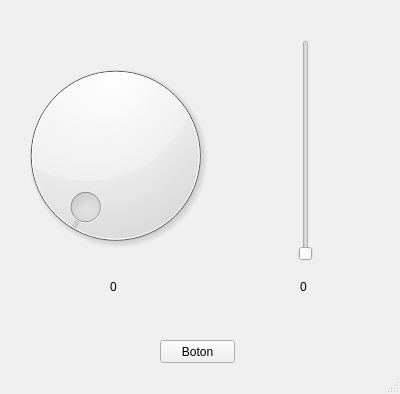
<?xml version="1.0" encoding="UTF-8"?>
<ui version="4.0">
 <class>MainWindow</class>
 <widget class="QMainWindow" name="MainWindow">
  <property name="enabled">
   <bool>true</bool>
  </property>
  <property name="geometry">
   <rect>
    <x>0</x>
    <y>0</y>
    <width>400</width>
    <height>394</height>
   </rect>
  </property>
  <property name="windowTitle">
   <string>MainWindow</string>
  </property>
  <widget class="QWidget" name="centralwidget">
   <widget class="QPushButton" name="boton">
    <property name="geometry">
     <rect>
      <x>160</x>
      <y>340</y>
      <width>75</width>
      <height>23</height>
     </rect>
    </property>
    <property name="text">
     <string>Boton</string>
    </property>
   </widget>
   <widget class="QDial" name="servo1">
    <property name="geometry">
     <rect>
      <x>10</x>
      <y>50</y>
      <width>211</width>
      <height>211</height>
     </rect>
    </property>
   </widget>
   <widget class="QSlider" name="servo2">
    <property name="geometry">
     <rect>
      <x>270</x>
      <y>40</y>
      <width>71</width>
      <height>221</height>
     </rect>
    </property>
    <property name="orientation">
     <enum>Qt::Vertical</enum>
    </property>
   </widget>
   <widget class="QLabel" name="lbl_servo1">
    <property name="geometry">
     <rect>
      <x>90</x>
      <y>280</y>
      <width>47</width>
      <height>13</height>
     </rect>
    </property>
    <property name="text">
     <string>0</string>
    </property>
    <property name="alignment">
     <set>Qt::AlignCenter</set>
    </property>
   </widget>
   <widget class="QLabel" name="lbl_servo2">
    <property name="geometry">
     <rect>
      <x>280</x>
      <y>280</y>
      <width>47</width>
      <height>13</height>
     </rect>
    </property>
    <property name="mouseTracking">
     <bool>false</bool>
    </property>
    <property name="text">
     <string>0</string>
    </property>
    <property name="alignment">
     <set>Qt::AlignCenter</set>
    </property>
   </widget>
   <widget class="QLabel" name="lbl_mensaje">
    <property name="geometry">
     <rect>
      <x>120</x>
      <y>300</y>
      <width>171</width>
      <height>31</height>
     </rect>
    </property>
    <property name="text">
     <string/>
    </property>
    <property name="alignment">
     <set>Qt::AlignCenter</set>
    </property>
   </widget>
  </widget>
  <widget class="QStatusBar" name="statusbar"/>
 </widget>
 <resources/>
 <connections/>
</ui>
